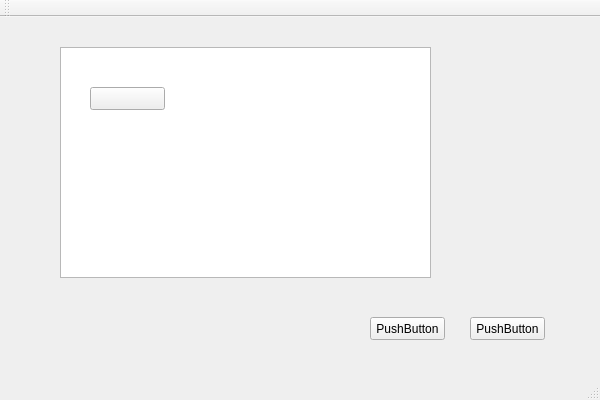
<?xml version="1.0" encoding="UTF-8"?>
<ui version="4.0">
 <class>QtWidgetsApplication1Class</class>
 <widget class="QMainWindow" name="QtWidgetsApplication1Class">
  <property name="geometry">
   <rect>
    <x>0</x>
    <y>0</y>
    <width>600</width>
    <height>400</height>
   </rect>
  </property>
  <property name="windowTitle">
   <string>QtWidgetsApplication1</string>
  </property>
  <widget class="QWidget" name="centralWidget">
   <widget class="QTableWidget" name="tableWidget">
    <property name="geometry">
     <rect>
      <x>60</x>
      <y>30</y>
      <width>371</width>
      <height>231</height>
     </rect>
    </property>
   </widget>
   <widget class="QPushButton" name="pushButton">
    <property name="geometry">
     <rect>
      <x>370</x>
      <y>300</y>
      <width>75</width>
      <height>23</height>
     </rect>
    </property>
    <property name="text">
     <string>PushButton</string>
    </property>
   </widget>
   <widget class="QPushButton" name="pushButton_2">
    <property name="geometry">
     <rect>
      <x>470</x>
      <y>300</y>
      <width>75</width>
      <height>23</height>
     </rect>
    </property>
    <property name="text">
     <string>PushButton</string>
    </property>
   </widget>
   <widget class="QPushButton" name="pushButton_3">
    <property name="geometry">
     <rect>
      <x>90</x>
      <y>70</y>
      <width>75</width>
      <height>23</height>
     </rect>
    </property>
    <property name="text">
     <string/>
    </property>
   </widget>
  </widget>
  <widget class="QMenuBar" name="menuBar">
   <property name="geometry">
    <rect>
     <x>0</x>
     <y>0</y>
     <width>600</width>
     <height>23</height>
    </rect>
   </property>
  </widget>
  <widget class="QToolBar" name="mainToolBar">
   <attribute name="toolBarArea">
    <enum>TopToolBarArea</enum>
   </attribute>
   <attribute name="toolBarBreak">
    <bool>false</bool>
   </attribute>
  </widget>
  <widget class="QStatusBar" name="statusBar"/>
 </widget>
 <layoutdefault spacing="6" margin="11"/>
 <resources>
  <include location="QtWidgetsApplication1.qrc"/>
 </resources>
 <connections/>
</ui>
